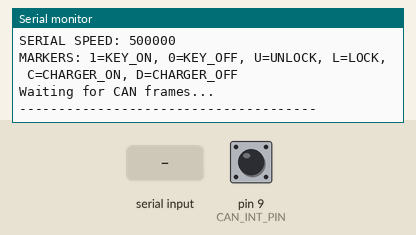
The sketch below on a simulated Arduino Nano, built with avr-gcc and run on an emulated ATmega328P. Shown: the last lines printed to the serial monitor. Inputs (shaded band) come from the test bench; at power-on: pin 9 (CAN_INT_PIN) HIGH.

Above: at 1.2 s.
1.3 s: "1" received over Serial
At 1.6 s:
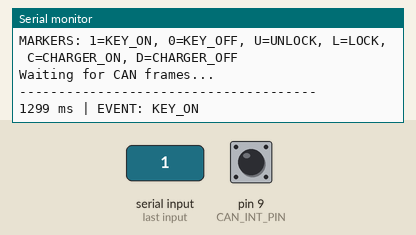
2.8 s: "0" received over Serial
At 4.0 s:
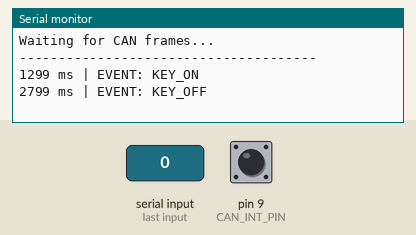
4.3 s: "U" received over Serial
At 5.1 s:
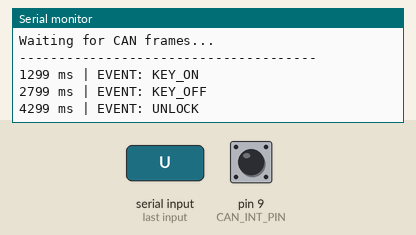
5.8 s: "L" received over Serial
At 6.2 s:
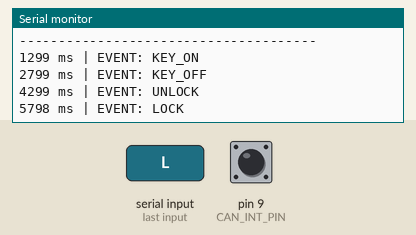
7.3 s: "C" received over Serial
At 8.5 s:
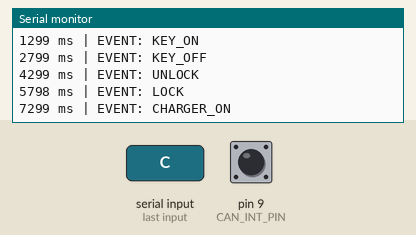
8.8 s: "D" received over Serial
At 9.7 s:
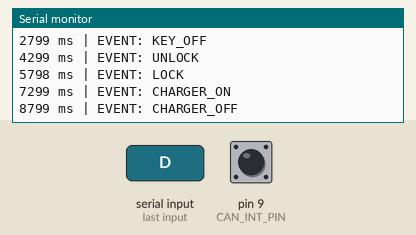

Measured:
- after the input at 1.3 s, the serial monitor: prints a new line at once (image 1)
- after the input at 2.8 s, the serial monitor: prints a new line at once (image 2)
- after the input at 4.3 s, the serial monitor: prints a new line at once (image 3)
- after the input at 5.8 s, the serial monitor: prints a new line at once (image 4)
- after the input at 7.3 s, the serial monitor: prints a new line at once (image 5)
- after the input at 8.8 s, the serial monitor: prints a new line at once (image 6)

The sketch:

CAN_VINFAST_read.ino
```cpp
#include <SPI.h>
#include <mcp_can.h>

// =============================
// PIN CONFIGURATION
// =============================
#define CAN_CS_PIN   10
#define CAN_INT_PIN   9

MCP_CAN CAN(CAN_CS_PIN);

// =============================
// CAN SETTINGS
// MCP2515 crystal = 8 MHz
// =============================
#define CAN_SPEED CAN_250KBPS
#define CAN_CLOCK MCP_8MHZ

// Keep this equal to the Serial Monitor setting. 500000 gives the Nano
// enough headroom to record short CAN bursts without changing CAN behavior.
#define SERIAL_BAUD 500000UL

// Community mapping identifies 0x0341 as charge voltage/current limits and
// charge-status fields. 0x0301 carries a closely related observed payload.
// These decoders only print serial output; they never transmit CAN data.
#define CHARGE_LIMIT_CAN_ID 0x0341UL
#define CHARGE_LIMIT_MIRROR_CAN_ID 0x0301UL
#define BATTERY_SOC_CAN_ID 0x030AUL
#define BATTERY_SOC_MIRROR_CAN_ID 0x034AUL
#define BATTERY_PRINT_INTERVAL_MS 1000UL

// Buffer
unsigned long rxId;
unsigned char len = 0;
unsigned char rxBuf[8];

bool hasBatterySample = false;
unsigned char lastBatteryData[6];
unsigned long lastBatteryPrintMs = 0;

bool hasSocSample = false;
unsigned char lastSocData[4];
unsigned long lastSocPrintMs = 0;

void printMarker(const __FlashStringHelper *marker);
void checkTestMarkers();
void printChargeLimitCandidate();
void printSocCandidate();
void printCANFrame();

void setup()
{
  Serial.begin(SERIAL_BAUD);

  while (!Serial);

  Serial.println();
  Serial.println(F("======================================"));
  Serial.println(F(" VinFast Evo Lite - CAN Sniffer"));
  Serial.println(F(" Arduino Nano + MCP2515"));
  Serial.println(F(" MCP2515 Crystal: 8 MHz"));
  Serial.println(F("======================================"));
  Serial.println();

  // SPI
  SPI.begin();

  // INT pin
  pinMode(CAN_INT_PIN, INPUT);

  // CS pin
  pinMode(CAN_CS_PIN, OUTPUT);
  digitalWrite(CAN_CS_PIN, HIGH);

  Serial.println(F("Initializing MCP2515..."));

  // ---------------------------------
  // INIT CAN
  // ---------------------------------
  if (CAN.begin(MCP_ANY, CAN_SPEED, CAN_CLOCK) == CAN_OK)
  {
    Serial.println(F("MCP2515 INIT: OK"));
  }
  else
  {
    Serial.println(F("MCP2515 INIT: ERROR"));
    Serial.println(F("Check wiring / crystal / module"));

    while (1)
    {
      delay(1000);
    }
  }

  // ---------------------------------
  // LISTEN ONLY MODE
  // ---------------------------------
  CAN.setMode(MCP_LISTENONLY);

  Serial.println(F("CAN MODE: LISTEN ONLY"));
  Serial.println(F("CAN SPEED: 250 kbps"));
  Serial.print(F("SERIAL SPEED: "));
  Serial.println(SERIAL_BAUD);
  Serial.println(F("MARKERS: 1=KEY_ON, 0=KEY_OFF, U=UNLOCK, L=LOCK, C=CHARGER_ON, D=CHARGER_OFF"));
  Serial.println();
  Serial.println(F("Waiting for CAN frames..."));
  Serial.println(F("--------------------------------------"));
}


void loop()
{
  // These markers only label the serial log. They never transmit CAN data.
  checkTestMarkers();

  // ---------------------------------
  // CHECK CAN INTERRUPT
  // ---------------------------------
  if (digitalRead(CAN_INT_PIN) == LOW)
  {
    // ---------------------------------
    // READ CAN FRAME
    // ---------------------------------
    if (CAN.readMsgBuf(&rxId, &len, rxBuf) == CAN_OK)
    {
      printCANFrame();
      printChargeLimitCandidate();
      printSocCandidate();
    }
  }
}


// =====================================
// TEST MARKERS FROM SERIAL MONITOR
// Send one character immediately after the physical action.
// Line endings are ignored.
// =====================================
void checkTestMarkers()
{
  while (Serial.available() > 0)
  {
    char command = (char)Serial.read();

    switch (command)
    {
      case '1':
        printMarker(F("KEY_ON"));
        break;

      case '0':
        printMarker(F("KEY_OFF"));
        break;

      case 'U':
      case 'u':
        printMarker(F("UNLOCK"));
        break;

      case 'L':
      case 'l':
        printMarker(F("LOCK"));
        break;

      case 'C':
      case 'c':
        printMarker(F("CHARGER_ON"));
        break;

      case 'D':
      case 'd':
        printMarker(F("CHARGER_OFF"));
        break;

      // Ignore CR/LF and any other character so a Serial Monitor line
      // ending cannot create a false event.
      default:
        break;
    }
  }
}


void printMarker(const __FlashStringHelper *marker)
{
  Serial.print(millis());
  Serial.print(F(" ms | EVENT: "));
  Serial.println(marker);
}


// =====================================
// CHARGE-LIMIT CANDIDATE DECODER (PASSIVE)
// Community mapping for 0x0341: charge-voltage limit, charge-current limit,
// fully-charged status, and charger derating. Byte scaling is still pending
// confirmation. 0x0301 is included only as a related observed payload.
// A line is printed only when the sample changes or once per second.
// =====================================
void printChargeLimitCandidate()
{
  if ((rxId != CHARGE_LIMIT_CAN_ID && rxId != CHARGE_LIMIT_MIRROR_CAN_ID) || len < 6)
    return;

  bool changed = !hasBatterySample;

  if (!changed)
  {
    for (byte i = 0; i < 6; i++)
    {
      if (rxBuf[i] != lastBatteryData[i])
      {
        changed = true;
        break;
      }
    }
  }

  unsigned long now = millis();

  if (!changed && (now - lastBatteryPrintMs < BATTERY_PRINT_INTERVAL_MS))
    return;

  for (byte i = 0; i < 6; i++)
    lastBatteryData[i] = rxBuf[i];

  hasBatterySample = true;
  lastBatteryPrintMs = now;

  uint16_t voltageMv = ((uint16_t)rxBuf[0] << 8) | rxBuf[1];
  int16_t currentRaw = (int16_t)(((uint16_t)rxBuf[2] << 8) | rxBuf[3]);

  Serial.print(now);
  Serial.print(F(" ms | CHARGE_LIMIT_CANDIDATE | V_LIMIT_RAW="));
  Serial.print(voltageMv);
  Serial.print(F(" | V_LIMIT_CANDIDATE="));
  Serial.print(voltageMv / 1000);
  Serial.print('.');
  uint16_t millivolts = voltageMv % 1000;
  if (millivolts < 100) Serial.print('0');
  if (millivolts < 10) Serial.print('0');
  Serial.print(millivolts);
  Serial.print(F(" | I_LIMIT_RAW="));
  Serial.print(currentRaw);
  Serial.print(F(" | FULL_STATUS_RAW="));
  Serial.print(rxBuf[4]);
  Serial.print(F(" | DERATE_RAW="));
  Serial.print(rxBuf[5]);
  Serial.print(F(" | SOURCE=0x"));
  if (rxId < 0x1000) Serial.print('0');
  Serial.println(rxId, HEX);
}


// =====================================
// BMS 0x34A DECODER (PASSIVE)
// The community mapping identifies 0x34A as SoH. 0x030A has been observed
// with an identical payload. With dashboard SOC=82, byte 2 (0x52) is the
// SOC hypothesis; byte 3 (0x64) is the stronger SoH hypothesis. Both remain
// explicitly labelled hypotheses until a second known SOC reading confirms it.
// =====================================
void printSocCandidate()
{
  if ((rxId != BATTERY_SOC_CAN_ID && rxId != BATTERY_SOC_MIRROR_CAN_ID) || len < 4)
    return;

  bool changed = !hasSocSample;

  if (!changed)
  {
    for (byte i = 0; i < 4; i++)
    {
      if (rxBuf[i] != lastSocData[i])
      {
        changed = true;
        break;
      }
    }
  }

  unsigned long now = millis();

  if (!changed && (now - lastSocPrintMs < BATTERY_PRINT_INTERVAL_MS))
    return;

  for (byte i = 0; i < 4; i++)
    lastSocData[i] = rxBuf[i];

  hasSocSample = true;
  lastSocPrintMs = now;

  Serial.print(now);
  Serial.print(F(" ms | BMS_34A | SOC_HYPOTHESIS="));
  Serial.print(rxBuf[2]);
  Serial.print(F(" | SOH_HYPOTHESIS="));
  Serial.print(rxBuf[3]);
  Serial.print(F(" | RAW0="));
  Serial.print(rxBuf[0]);
  Serial.print(F(" | RAW1="));
  Serial.print(rxBuf[1]);
  Serial.print(F(" | SOURCE=0x"));
  if (rxId < 0x1000) Serial.print('0');
  Serial.println(rxId, HEX);
}


// =====================================
// PRINT CAN FRAME
// =====================================
void printCANFrame()
{
  // Timestamp
  Serial.print(millis());
  Serial.print(F(" ms"));

  Serial.print(F(" | ID: 0x"));

  if (rxId < 0x100)
    Serial.print("00");

  if (rxId < 0x1000)
    Serial.print("0");

  Serial.print(rxId, HEX);

  Serial.print(F(" | DLC: "));
  Serial.print(len);

  Serial.print(F(" | DATA: "));

  for (byte i = 0; i < len; i++)
  {
    if (rxBuf[i] < 0x10)
      Serial.print("0");

    Serial.print(rxBuf[i], HEX);

    if (i < len - 1)
      Serial.print(" ");
  }

  Serial.println();
}
```
